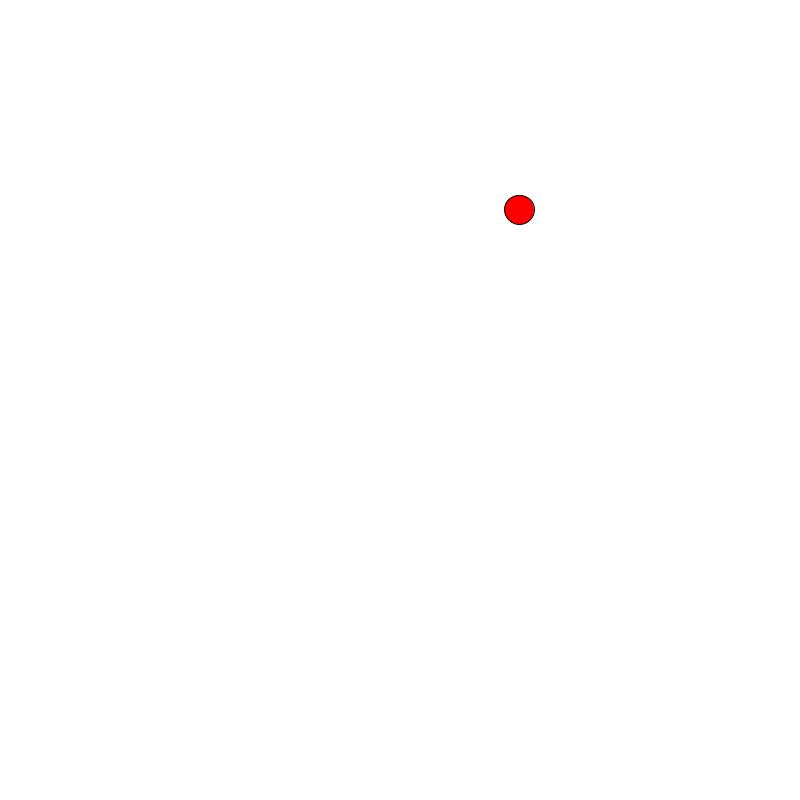
Frame 1 (no input)
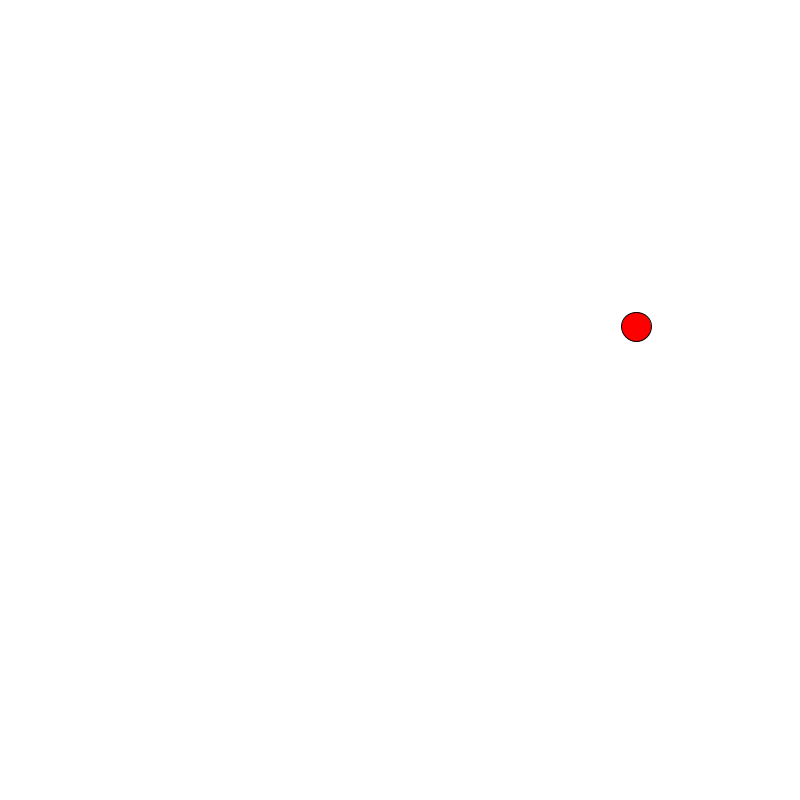
Frame 60 (the mouse pressed at the canvas centre just before this capture)
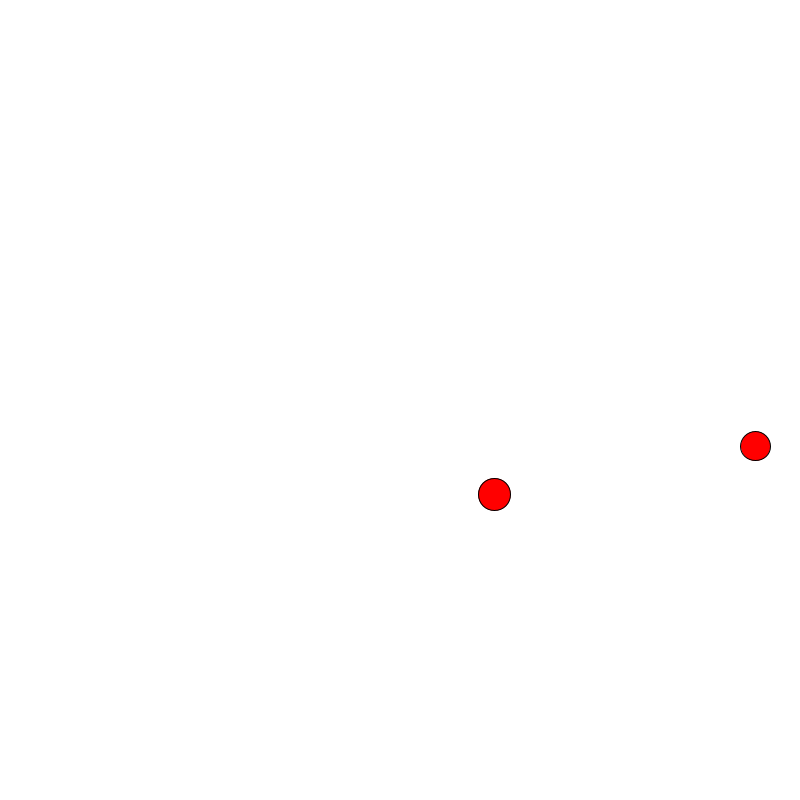
Frame 120 (the mouse held since frame 60 and released just before this capture)

The Processing sketch that drew these frames (run headless with seeded random() and noise(); from frame 60 on, the mouse is pressed at the canvas centre):

// Processing sketch: cc_10_arrayListObjects
// ── cc_10_arrayListObjects.pde
//Adapted from Shiffman's ArrayList example

//Define an ArrayList of Ball objects
ArrayList<Ball> myBalls;

void setup() {
  size(800, 800);
  //Create empty ArrayList which will store Ball objects
  myBalls = new ArrayList<Ball>();
  
  //Add one object to the ArrayList to start off
  myBalls.add(new Ball(random(0, width), random(0, height)));
}

void draw() {
 background(255);
 
 //Iterate through the ArrayList to move and draw ball objects
 for(int i = 0; i < myBalls.size(); i++) {
    //ArrayList doesn't know what it's storing, so cast objects coming out
    Ball b = myBalls.get(i);
    b.update();
    b.checkEdges();
    b.draw(); 
 }
  
}

void mousePressed() {
  //Add a new ball object to the ArrayList every time mouse is pressed
  myBalls.add(new Ball(mouseX, mouseY));
}

// ── Ball.pde
//Ball Class

class Ball {

  //Declare Variables
  float x;
  float y;
  float speed;
  float easing;
  boolean buttonClicked;
  float radius; //actually more like diameter
  color ballColor;

  //Constructor
  //This constructor instantiates a ball object at the coordinates you pass it
  Ball(float mX, float mY) {
    x = mX;
    y = mY;
    speed = random(-2, 2);
    easing = 1.1;
    buttonClicked = false;
    radius = random(20, 60);
    ballColor = color(255, 0, 0);
  }

  //Class functions
  void update() {

    x += speed * easing;
    y += speed * easing;

  }
  
  void checkEdges() {
   if(x > width - (radius/2)) {
     x = width - radius/2;
     speed *= -1; //change the direction
   } 
   
   if(x < 0 + (radius/2)) {
     x = radius/2;
     speed *= -1; //change the direction
   }
   
   if(y > height - (radius/2)) {
     y = height - radius/2;
     speed *= -1; 
   }
   
   if( y < 0 + (radius/2)) {
     y = radius/2;
     speed *= -1;
   }
  }

  void draw() {
    fill(ballColor); 
    ellipse(x, y, radius, radius);
  }
  
}
